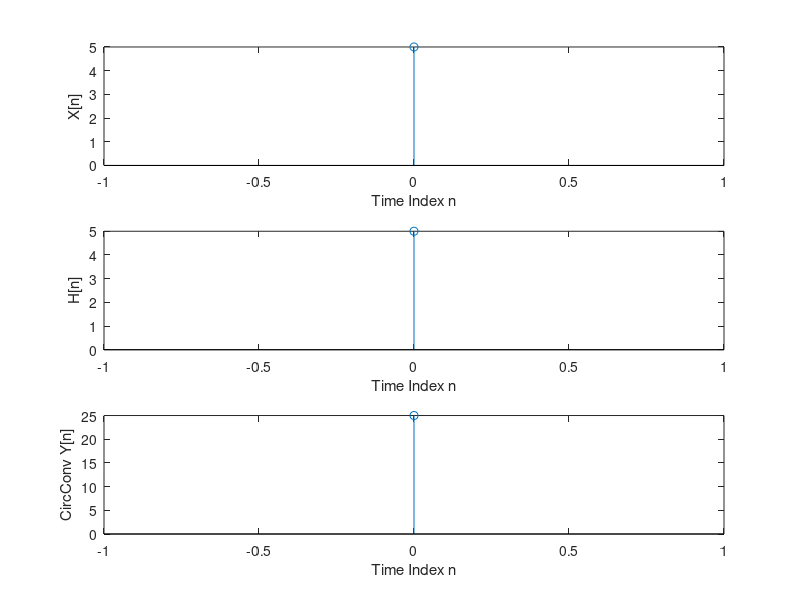

Source code (MATLAB):
x = input("Enter the array X :\t");
h = input("Enter the sequence H :\t");
b = length(x)-1;
n = [0:b];
subplot(3,1,1);
stem(n,x);
xlabel('Time Index n');
ylabel('X[n]');
b = length(h)-1;
n = [0:b];
subplot(3,1,2);
stem(n,h);
xlabel('Time Index n');
ylabel('H[n]');
title("\n\n");
y = (fft(x)).*(fft(h));
y = ifft(y)
b = length(y)-1;
n = [0:b];
subplot(3,1,3);
stem(n,y);
xlabel('Time Index n');
ylabel('CircConv Y[n]');
title("\n\n\n\n");